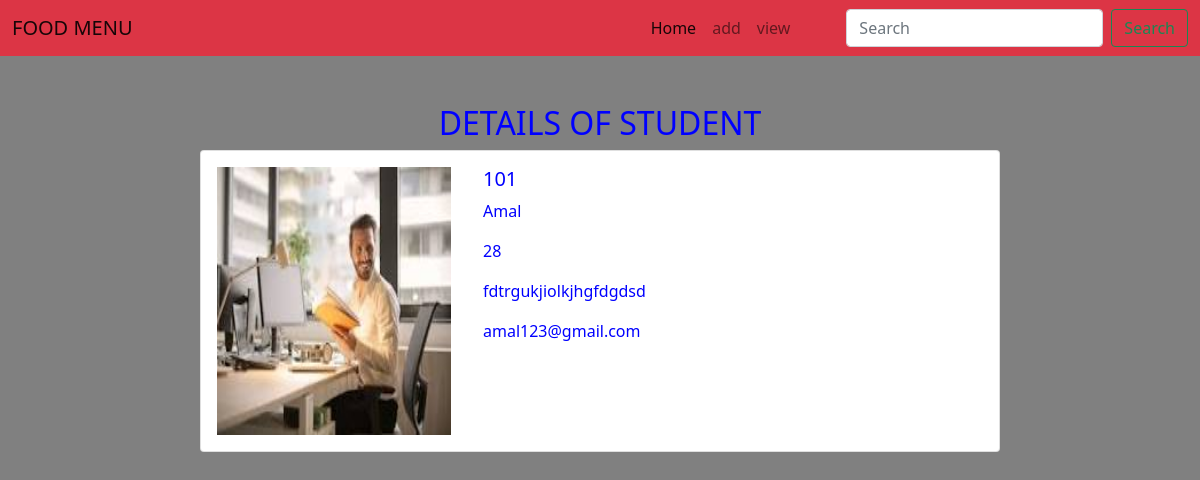
The page /details/1 on the database its author committed.
### app1/models.py (models this page shows, shortened)
class Employee(models.Model):
    emp_id=models.IntegerField()
    e_name=models.CharField(max_length=20)
    age=models.IntegerField()
    address=models.CharField(max_length=20)
    email=models.CharField(max_length=20)
    image=models.ImageField(upload_to='image',blank=True,null=True)

### app1/views.py (the view)
# urls.py: path('details/<int:i>',views.details,name="details"),
def details(request,i):
    k=Employee.objects.get(id=i)
    return render(request,'details.html',{'employee':k})

### templates/details.html
{% extends 'base.html' %}
{% load static %}
{% block content %}
<div class="container mt-5">
<h2 class="text-center">DETAILS OF STUDENT</h2>
<div class="card  mx-auto mb-3 bg-secondary1" style="max-width:800px;">
  <div class="row g-0">
    <div class="col-md-4 ">
      <img src="{{employee.image.url}}" class="p-3" height="300px" width="100%" alt="...">
    </div>
    <div class="col-md-8">
      <div class="card-body">
        <h5 class="card-title">{{employee.emp_id}}</h5>
        <p class="card-text">{{employee.e_name}}</p>
        <p class="card-text">{{employee.age}}</p>
        <p class="card-text">{{employee.address}}</p>
        <p class="card-text">{{employee.email}}</p>
      </div>
    </div>
  </div>
</div>
    </div>
{% endblock %}

### static/css/style.css (style rules this page uses)
body { background-color:gray; color:blue; }

### rows shown on the page
Employee: image (picture), emp_id "101", e_name "Amal", age "28", address "fdtrgukjiolkjhgfdgdsd", email "amal123@gmail.com"
